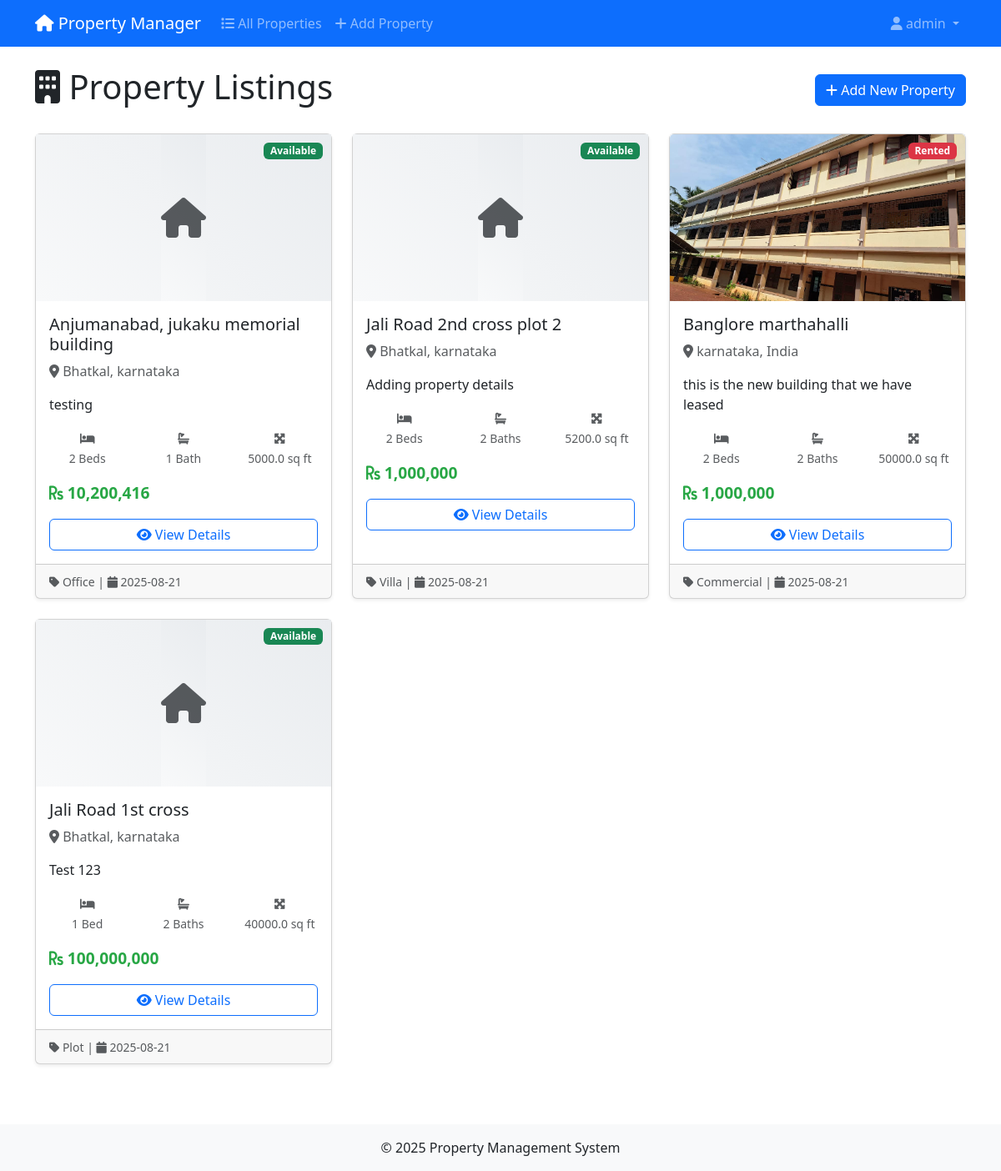
The page / (signed in) on the database its author committed.
### tables this page shows
CREATE TABLE users
                 (id INTEGER PRIMARY KEY AUTOINCREMENT,
                  username TEXT UNIQUE NOT NULL,
                  password_hash TEXT NOT NULL,
                  created_date TEXT);

CREATE TABLE properties
                 (id INTEGER PRIMARY KEY AUTOINCREMENT,
                  title TEXT NOT NULL,
                  description TEXT,
                  property_type TEXT,
                  price REAL,
                  location TEXT,
                  bedrooms INTEGER,
                  bathrooms INTEGER,
                  area REAL,
                  status TEXT DEFAULT 'Available',
                  owner_name TEXT,
                  owner_contact TEXT,
                  created_date TEXT,
                  updated_date TEXT);

CREATE TABLE property_documents
                 (id INTEGER PRIMARY KEY AUTOINCREMENT,
                  property_id INTEGER,
                  filename TEXT,
                  original_filename TEXT,
                  upload_date TEXT, document_type TEXT DEFAULT "General",
                  FOREIGN KEY (property_id) REFERENCES properties (id));

### app.py (the view)
@app.route('/')
@login_required
def index():
    conn = get_db_connection()
    properties = conn.execute('SELECT * FROM properties ORDER BY created_date DESC').fetchall()
    properties_with_photos = []
    for property in properties:
        photos = conn.execute('''SELECT * FROM property_documents
                               WHERE property_id = ? AND document_type = 'Photos'
                               ORDER BY upload_date DESC LIMIT 1''', (property['id'],)).fetchall()
        property_dict = dict(property)
        property_dict['photos'] = photos
        properties_with_photos.append(property_dict)
    conn.close()
    return render_template('index.html', properties=properties_with_photos)

### app.py (called while the page is built)
@login_manager.user_loader
def load_user(user_id):
    conn = get_db_connection()
    user_data = conn.execute('SELECT * FROM users WHERE id = ?', (user_id,)).fetchone()
    conn.close()
    if user_data:
        return User(user_data['id'], user_data['username'], user_data['password_hash'])
    return None

def get_db_connection():
    conn = sqlite3.connect('property_management.db')
    conn.row_factory = sqlite3.Row
    return conn

### templates/index.html (shortened to what this page needs)
{% extends "base.html" %}
{% block content %}
<div class="d-flex justify-content-between align-items-center mb-4">
    <h1><i class="fas fa-building"></i> Property Listings</h1>
    <a href="{{ url_for('add_property') }}" class="btn btn-primary">
        <i class="fas fa-plus"></i> Add New Property
    </a>
</div>
{% if properties %}
    <div class="row">
        {% for property in properties %}
        <div class="col-md-6 col-lg-4 mb-4">
            <div class="card property-card shadow-sm position-relative">
                <div class="property-image">
                    {% if property.photos %}
                        <img src="{{ url_for('download_file', filename=property.photos[0].filename) }}"
                             class="card-img-top"
                             alt="{{ property.photos[0].original_filename }}"
                             style="height: 200px; object-fit: cover;">
                    {% else %}
                        <div class="d-flex align-items-center justify-content-center" style="height: 200px; background: linear-gradient(45deg, #f8f9fa, #e9ecef);">
                            <i class="fas fa-home fa-3x text-muted"></i>
                        </div>
                    {% endif %}
                </div>
                {% if property.status %}
                <span class="badge bg-{{ 'success' if property.status == 'Available' else 'warning' if property.status == 'Pending' else 'danger' }} status-badge">
                    {{ property.status }}
                </span>
                {% endif %}
                <div class="card-body">
                    <h5 class="card-title">{{ property.title }}</h5>
                    <p class="card-text text-muted">
                        <i class="fas fa-map-marker-alt"></i> {{ property.location or 'Location not specified' }}
                    </p>
                    {% if property.description %}
                    <p class="card-text">{{ property.description[:100] }}{% if property.description|length > 100 %}...{% endif %}</p>
                    {% endif %}
                    <div class="row text-center mb-3">
                        {% if property.bedrooms %}
                        <div class="col-4">
                            <small class="text-muted">
                                <i class="fas fa-bed"></i><br>
                                {{ property.bedrooms }} Bed{{ 's' if property.bedrooms != 1 else '' }}
                            </small>
                        </div>
                        {% endif %}
                        {% if property.bathrooms %}
                        <div class="col-4">
                            <small class="text-muted">
                                <i class="fas fa-bath"></i><br>
                                {{ property.bathrooms }} Bath{{ 's' if property.bathrooms != 1 else '' }}
                            </small>
                        </div>
                        {% endif %}
                        {% if property.area %}
                        <div class="col-4">
                            <small class="text-muted">
                                <i class="fas fa-expand-arrows-alt"></i><br>
                                {{ property.area }} sq ft
                            </small>
                        </div>
                        {% endif %}
                    </div>
                    {% if property.price %}
                    <div class="price-tag mb-3">
                        <i class="fas fa-rupee-sign"></i> {{ "{:,.0f}".format(property.price) }}
                    </div>
                    {% endif %}
                    <div class="d-grid">
                        <a href="{{ url_for('property_detail', property_id=property.id) }}" class="btn btn-outline-primary">
                            <i class="fas fa-eye"></i> View Details
                        </a>
                    </div>
                </div>
                <div class="card-footer text-muted">
                    <small>
                        {% if property.property_type %}
                        <i class="fas fa-tag"></i> {{ property.property_type }} |
                        {% endif %}
                        <i class="fas fa-calendar"></i> {{ property.created_date[:10] if property.created_date else 'Date not available' }}
                    </small>
                </div>
            </div>
        </div>
        {% endfor %}
    </div>
{% endif %}
{% endblock %}

### templates/base.html (shortened to what this page needs)
<!DOCTYPE html>
<html lang="en">
<head>
    <link href="https://cdnjs.cloudflare.com/ajax/libs/bootstrap/5.3.0/css/bootstrap.min.css" rel="stylesheet">
    <link href="https://cdnjs.cloudflare.com/ajax/libs/font-awesome/6.4.0/css/all.min.css" rel="stylesheet">
</head>
<body>
    <nav class="navbar navbar-expand-lg navbar-dark bg-primary">
        <div class="container">
            <a class="navbar-brand" href="{{ url_for('index') }}">
                <i class="fas fa-home"></i> Property Manager
            </a>
            <div class="collapse navbar-collapse" id="navbarNav">
                <ul class="navbar-nav me-auto">
                    <li class="nav-item">
                        <a class="nav-link" href="{{ url_for('index') }}">
                            <i class="fas fa-list"></i> All Properties
                        </a>
                    </li>
                    <li class="nav-item">
                        <a class="nav-link" href="{{ url_for('add_property') }}">
                            <i class="fas fa-plus"></i> Add Property
                        </a>
                    </li>
                </ul>
                <ul class="navbar-nav">
                    <li class="nav-item dropdown">
                        <a class="nav-link dropdown-toggle" href="#" id="navbarDropdown" role="button" data-bs-toggle="dropdown" aria-expanded="false">
                            <i class="fas fa-user"></i> {{ current_user.username }}
                        </a>
                    </li>
                </ul>
            </div>
        </div>
    </nav>
    <div class="container mt-4">
        {% block content %}{% endblock %}
    </div>
    <footer class="bg-light text-center text-lg-start mt-5">
        <div class="text-center p-3">
            © 2025 Property Management System
        </div>
    </footer>
</body>
</html>

### templates/base.html (style rules this page uses)
.property-card { transition: transform 0.2s; height: 100%; }
.price-tag { font-size: 1.2em; font-weight: bold; color: #28a745; }
.status-badge { position: absolute; top: 10px; right: 10px; }
.property-image { height: 200px; background: linear-gradient(45deg, #f8f9fa, #e9ecef); display: flex; align-items: center; justify-content: center; }

### rows shown on the page
users: username "admin"
properties: status "Available", title "Anjumanabad, jukaku memorial building", location "Bhatkal, karnataka", description "testing", bedrooms "2", bedrooms "s", bathrooms "1", area "5000.0", price "10,200,416", property_type "Office", created_date "2025-08-21"
properties: status "Available", title "Jali Road 2nd cross plot 2", location "Bhatkal, karnataka", description "Adding property details", bedrooms "2", bedrooms "s", bathrooms "2", bathrooms "s", area "5200.0", price "1,000,000", property_type "Villa", created_date "2025-08-21"
properties: original_filename (picture), status "Rented", title "Banglore marthahalli", location "karnataka, India", description "this is the new building that we have leased", bedrooms "2", bedrooms "s", bathrooms "2", bathrooms "s", area "50000.0", price "1,000,000", property_type "Commercial", created_date "2025-08-21"
properties: status "Available", title "Jali Road 1st cross", location "Bhatkal, karnataka", description "Test 123", bedrooms "1", bathrooms "2", bathrooms "s", area "40000.0", price "100,000,000", property_type "Plot", created_date "2025-08-21"
